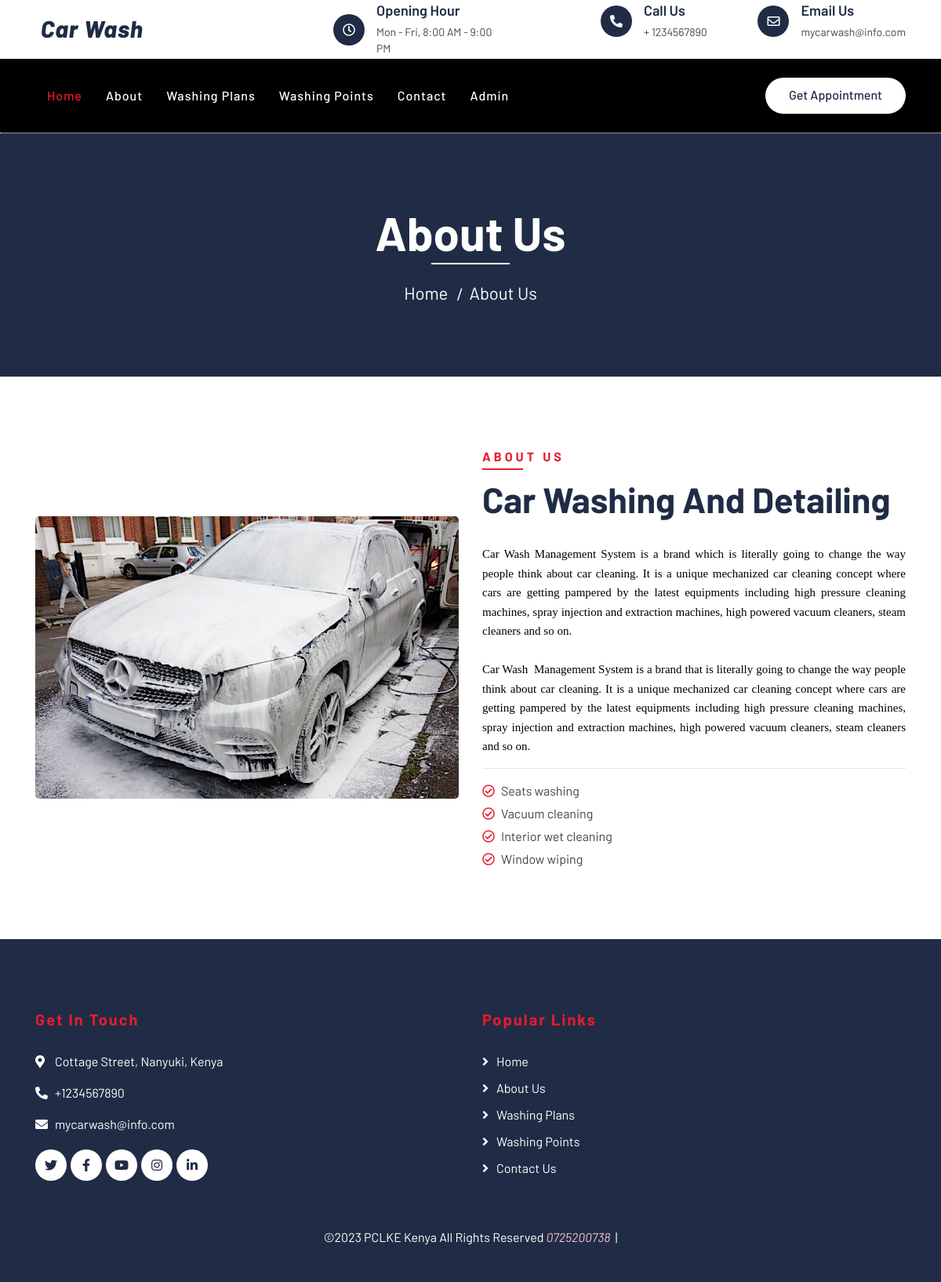
Page /about.php on the committed database.
### tables this page shows
CREATE TABLE IF NOT EXISTS `tblpages` (
  `id` int(11) NOT NULL,
  `type` varchar(255) DEFAULT '',
  `detail` longtext DEFAULT NULL,
  `openignHrs` varchar(255) DEFAULT NULL,
  `phoneNumber` bigint(20) DEFAULT NULL,
  `emailId` varchar(120) DEFAULT NULL
);

### about.php (the view, shortened to what this page needs)
<?php
include('includes/config.php');
?>
<!DOCTYPE html>
<html lang="en">
    <head>
        <link href="https://stackpath.bootstrapcdn.com/bootstrap/4.4.1/css/bootstrap.min.css" rel="stylesheet">
        <link href="https://cdnjs.cloudflare.com/ajax/libs/font-awesome/5.10.0/css/all.min.css" rel="stylesheet">
        <link href="lib/flaticon/font/flaticon.css" rel="stylesheet">
        <link href="lib/animate/animate.min.css" rel="stylesheet">
        <link href="lib/owlcarousel/assets/owl.carousel.min.css" rel="stylesheet">
        <link href="css/style.css" rel="stylesheet">
    </head>
    <body>
<?php include_once('includes/header.php');?>
        <div class="page-header">
            <div class="container">
                <div class="row">
                    <div class="col-12">
                        <h2>About Us</h2>
                    </div>
                    <div class="col-12">
                        <a href="index.php">Home</a>
                        <a href="about.php">About Us</a>
                    </div>
                </div>
            </div>
        </div>
        <div class="about">
            <div class="container">
                <div class="row align-items-center">
                    <div class="col-lg-6">
                        <div class="about-img">
                            <img src="img/about.jpg" alt="Image">
                        </div>
                    </div>
                    <div class="col-lg-6">
                        <div class="section-header text-left">
                            <p>About Us</p>
                            <h2>car washing and detailing</h2>
                        </div>
                        <div class="about-content">
<?php
$sql = "SELECT type,detail from tblpages where type='aboutus'";
$query = $dbh -> prepare($sql);
$query->execute();
$results=$query->fetchAll(PDO::FETCH_OBJ);
foreach($results as $result)
{
?>
                            <p>
                            <?php   echo $result->detail; ?>
                            </p>
                        <?php } ?>
                        <hr />
                            <ul>
                                <li><i class="far fa-check-circle"></i>Seats washing</li>
                                <li><i class="far fa-check-circle"></i>Vacuum cleaning</li>
                                <li><i class="far fa-check-circle"></i>Interior wet cleaning</li>
                                <li><i class="far fa-check-circle"></i>Window wiping</li>
                            </ul>
                        </div>
                    </div>
                </div>
            </div>
        </div>
<?php include_once('includes/footer.php');?>
    </body>
</html>

### includes/header.php (shortened to what this page needs)
<div class="top-bar">
    <div class="container">
        <div class="row align-items-center">
            <div class="col-lg-4 col-md-12">
                <div class="logo">
                    <a href="index.php">
                        <h1 class="d-flex">
                            <span>
                                &nbsp;Car Wash
                            </span>
                        </h1>
                    </a>
                </div>
            </div>
            <?php
            $sql = "SELECT * from tblpages where type like 'contact'";
            $query = $dbh->prepare($sql);
            $query->execute();
            $results = $query->fetchAll(PDO::FETCH_OBJ);
            foreach ($results as $result) {
            ?>
                <div class="col-lg-8 col-md-7 d-none d-lg-block">
                    <div class="row">
                        <div class="col-4">
                            <div class="top-bar-item">
                                <div class="top-bar-icon">
                                    <i class="far fa-clock"></i>
                                </div>
                                <div class="top-bar-text">
                                    <h3>Opening Hour</h3>
                                    <p>
                                        <?php echo $result->openignHrs; ?>
                                    </p>
                                </div>
                            </div>
                        </div>
                        <div class="col-4">
                            <div class="top-bar-item">
                                <div class="top-bar-icon">
                                    <i class="fa fa-phone-alt"></i>
                                </div>
                                <div class="top-bar-text">
                                    <h3>Call Us</h3>
                                    <p>+
                                        <?php echo $result->phoneNumber; ?>
                                    </p>
                                </div>
                            </div>
                        </div>
                        <div class="col-4">
                            <div class="top-bar-item">
                                <div class="top-bar-icon">
                                    <i class="far fa-envelope"></i>
                                </div>
                                <div class="top-bar-text">
                                    <h3>Email Us</h3>
                                    <p>
                                        <?php echo $result->emailId; ?>
                                    </p>
                                </div>
                            </div>
                        </div>
                    </div>
                </div>
            <?php } ?>
        </div>
    </div>
</div>
<div class="nav-bar">
    <div class="container">
        <nav class="navbar navbar-expand-lg bg-dark navbar-dark">
            <div class="collapse navbar-collapse justify-content-between" id="navbarCollapse">
                <div class="navbar-nav mr-auto">
                    <a href="index.php" class="nav-item nav-link active">Home</a>
                    <a href="about.php" class="nav-item nav-link">About</a>
                    <a href="washing-plans.php" class="nav-item nav-link">Washing Plans</a>
                    <a href="location.php" class="nav-item nav-link">Washing Points</a>
                    <a href="contact.php" class="nav-item nav-link">Contact</a>
                    <a href="admin/admin.php" class="nav-item nav-link">Admin</a>
                </div>
                <div class="ml-auto">
                    <a class="btn btn-custom" href="contact.php">Get Appointment</a>
                </div>
            </div>
        </nav>
    </div>
</div>

### includes/footer.php (shortened to what this page needs)
<div class="footer">
    <div class="container">
        <div class="row">
            <div class="col-lg-6 col-md-6">
                <div class="footer-contact">
                    <h2>Get In Touch</h2>
                    <?php
                    $sql = "SELECT * from tblpages where type='contact'";
                    $query = $dbh->prepare($sql);
                    $query->execute();
                    $results = $query->fetchAll(PDO::FETCH_OBJ);
                    foreach ($results as $result) {
                    ?>
                        <p><i class="fa fa-map-marker-alt"></i><?php echo $result->detail; ?></p>
                        <p><i class="fa fa-phone-alt"></i>+<?php echo $result->phoneNumber; ?></p>
                        <p><i class="fa fa-envelope"></i><?php echo $result->emailId; ?></p>
                    <?php } ?>
                    <div class="footer-social">
                        <a class="btn" href=""><i class="fab fa-twitter"></i></a>
                        <a class="btn" href=""><i class="fab fa-facebook-f"></i></a>
                        <a class="btn" href=""><i class="fab fa-youtube"></i></a>
                        <a class="btn" href=""><i class="fab fa-instagram"></i></a>
                        <a class="btn" href=""><i class="fab fa-linkedin-in"></i></a>
                    </div>
                </div>
            </div>
            <div class="col-lg-5 col-md-6">
                <div class="footer-link">
                    <h2>Popular Links</h2>
                    <a href="index.php">Home</a>
                    <a href="about.php">About Us</a>
                    <a href="washing-plans.php">Washing Plans</a>
                    <a href="location.php">Washing Points</a>
                    <a href="contact.php">Contact Us</a>
                </div>
            </div>
        </div>
    </div>
    <div class="container copyright">
        <div class="copyrights">
            <p>&copy;<?php echo date('Y'); ?>
                <?php
                $q = "SELECT businessName FROM `businessInfo`;";
                $stmt = $dbh->query($q);
                echo "PCLKE Kenya All Rights Reserved <i style='color:pink;'>0725200738</i> &nbsp;| <a href='#'>{$stmt->fetch(PDO::FETCH_COLUMN)}</a>";
                ?>
            </p>
        </div>
    </div>
</div>

### rows in the picture
tblpages: openignHrs "Mon - Fri, 8:00 AM - 9:00 PM", phoneNumber "1234567890", emailId "mycarwash@info.com", detail "Cottage Street, Nanyuki, Kenya"
tblpages: detail "Car Wash Management System is a brand which is literally going to change the way people think about car cleaning. It is a unique mechanized car cleaning concept where cars are getting pampered by the latest equipments including high pressure cleaning machines, spray injection and extraction machines, high powered vacuum cleaners, steam cleaners and so on. Car Wash Management System is a brand that is literally going to change the way people think about car cleaning. It is a unique mechanized car cleaning concept where cars are getting pampered by the latest equipments including high pressure cleaning machines, spray injection and extraction machines, high powered vacuum cleaners, steam…"
